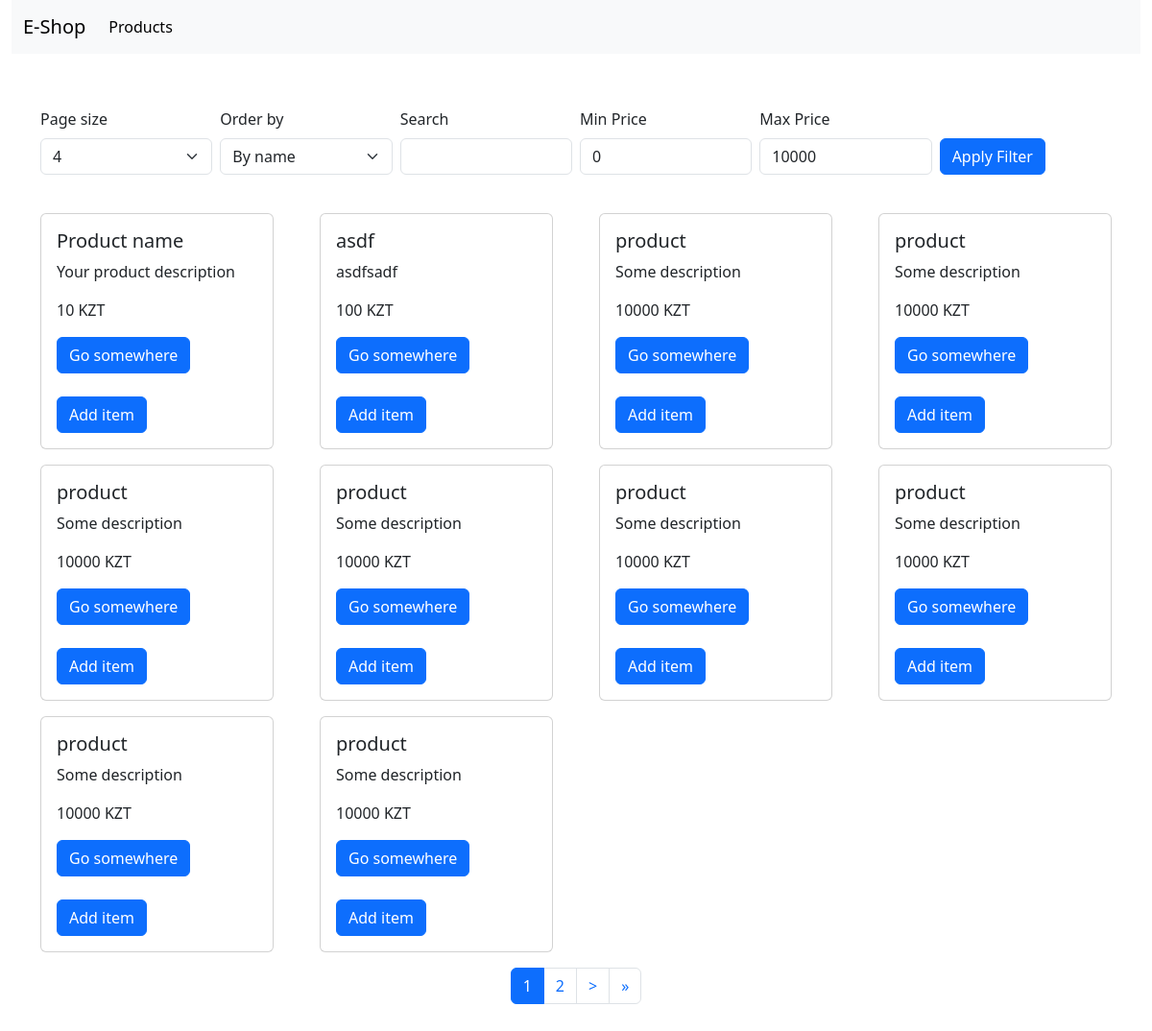
Screenshot of /products/ with the database file from the repository.
### shop/models.py (models this page shows, shortened)
class Product(models.Model):
    name = models.CharField(null=False, max_length=255, blank=False)
    description = models.CharField(null=False, max_length=2000, blank=True, default='')
    price = models.IntegerField(null=False)
    amount = models.IntegerField(null=False)
    created_at = models.DateTimeField(auto_now=True, null=False)
    category = models.ForeignKey(Category, null=True, on_delete=models.CASCADE)
    class Meta:
        verbose_name = 'Product'
        verbose_name_plural = 'Products'

### shop/views.py (the view)
# urls.py: path('products/', products_page_view, name='products_page'),
def products_page_view(request):
    categories = Category.objects.all()
    size = request.GET.get('size', 10)
    page = request.GET.get('page', 1)
    order_by = request.GET.get('order_by', 'name')
    name = request.GET.get('name', '')
    min_price = request.GET.get('min_price', 0)
    max_existing_price = Product.objects.all().order_by('-price')[0].price
    max_price = request.GET.get('max_price', max_existing_price)
    products = Product.objects \
        .filter(name__icontains=name) \
        .filter(price__gte=min_price) \
        .filter(price__lte=max_price) \
        .order_by(order_by)
    filters = {
        'name': name,
        'min_price': min_price,
        'max_price': max_price
    }
    paginator = Paginator(products, size)
    page_obj = paginator.get_page(page)
    if request.method == 'GET':
        return render(request, 'shop/products.html',
                      {'page_obj': page_obj, 'paginator': paginator, 'categories': categories, 'sizes': sizes,
                       'order_by': order_by, 'filters': filters})

### shop/templates/shop/products.html (shortened to what this page needs)
{% extends 'base.html' %}
{% block content %}
<div class="container-fluid">
    <div class="row">
        <div class="col-12">
            {% include 'header.html' %}
        </div>
    </div>
</div>
<div class="container">
    {% include 'shop/products-grid.html' %}
</div>
{% endblock %}

### shop/templates/shop/products-grid.html (shortened to what this page needs)
<div class="row g-2 mt-5">
    <div class="col-2">
        <label for="size" class="form-label">Page size</label>
        <select class="form-select" onchange="handleParamChange(event, 'size')" id="size">
            {% for size in sizes %}
            {% if size == paginator.per_page %}
            <option value="{{ size }}" selected>{{ size }}</option>
            {% else %}
            <option value="{{ size }}">{{ size }}</option>
            {% endif %}
            {% endfor %}
        </select>
    </div>
    <div class="col-2">
        <label for="order_by" class="form-label">Order by</label>
        <select class="form-select" onchange="handleParamChange(event, 'order_by')" id="order_by">
            {% if order_by == 'name' %}
            <option value="name" selected>By name</option>
            {% else %}
            <option value="name">By name</option>
            {% endif %}
        </select>
    </div>
    <div class="col-2">
        <label for="name" class="form-label">Search</label>
        <input class="form-control" id="name" value="{{ filters.name }}" name="name"/>
    </div>
    <div class="col-2">
        <label for="min_price" class="form-label">Min Price</label>
        <input class="form-control" id="min_price" value="{{ filters.min_price }}" name="min_price"/>
    </div>
    <div class="col-2">
        <label for="max_price" class="form-label">Max Price</label>
        <input class="form-control" id="max_price" value="{{ filters.max_price }}" name="max_price"/>
    </div>
    <div class="col-2 d-flex align-items-end">
        <button class="btn btn-primary" onclick="handleFilterChange()">Apply Filter</button>
    </div>
</div>
<div class="row my-4 gx-5 gy-3">
    {% for product in page_obj %}
    <div class="col-3">
        <div class="card">
            <div class="card-body">
                <h5 class="card-title">{{ product.name }}</h5>
                <p class="card-text">{{ product.description}}</p>
                <p class="card-text">{{ product.price }} KZT</p>
                <a href="#" class="btn btn-primary">Go somewhere</a>
                <a href="{% url 'add_to_basket' pk=product.id %}" class="d-block mt-4">
                    <button class="btn btn-primary">Add item</button>
                </a>
            </div>
        </div>
    </div>
    {% endfor %}
    <div class="col-12">
        <nav class="d-flex justify-content-center align-items-center">
            <ul class="pagination">
                {% for page in paginator.page_range %}
                {% if page_obj.number == page %}
                <li class="page-item active"><a class="page-link" href="javascript:void(0)"
                                                onclick="handlePaginationChange({{page}})">{{ page }}</a></li>
                {% elif page >= page_obj.number|add:-2 and page <= page_obj.number|add:2 %}
                <li class="page-item"><a class="page-link" href="javascript:void(0)"
                                         onclick="handlePaginationChange({{page}})">{{ page }}</a></li>
                {% endif %}
                {% endfor %}
                {% if page_obj.has_next %}
                <li class="page-item">
                    <a class="page-link" href="javascript:void(0)" aria-label="Next"
                       onclick="handlePaginationChange({{page_obj.number|add:1}})">
                        <span aria-hidden="true"> > </span>
                    </a>
                </li>
                <li class="page-item">
                    <a class="page-link" href="javascript:void(0)" aria-label="Next"
                       onclick="handlePaginationChange({{paginator.num_pages}})">
                        <span aria-hidden="true">&raquo;</span>
                    </a>
                </li>
                {% endif %}
            </ul>
        </nav>
    </div>
</div>

### rows the page displays
Product: name "Product name", description "Your product description", price "10"
Product: name "asdf", description "asdfsadf", price "100"
Product: name "product", description "Some description", price "10000"
Product: name "product", description "Some description", price "10000"
Product: name "product", description "Some description", price "10000"
Product: name "product", description "Some description", price "10000"
Product: name "product", description "Some description", price "10000"
Product: name "product", description "Some description", price "10000"
Product: name "product", description "Some description", price "10000"
Product: name "product", description "Some description", price "10000"

### other values shown
{{ page }} "1"
{{ page }} "2"
form field value "4"
